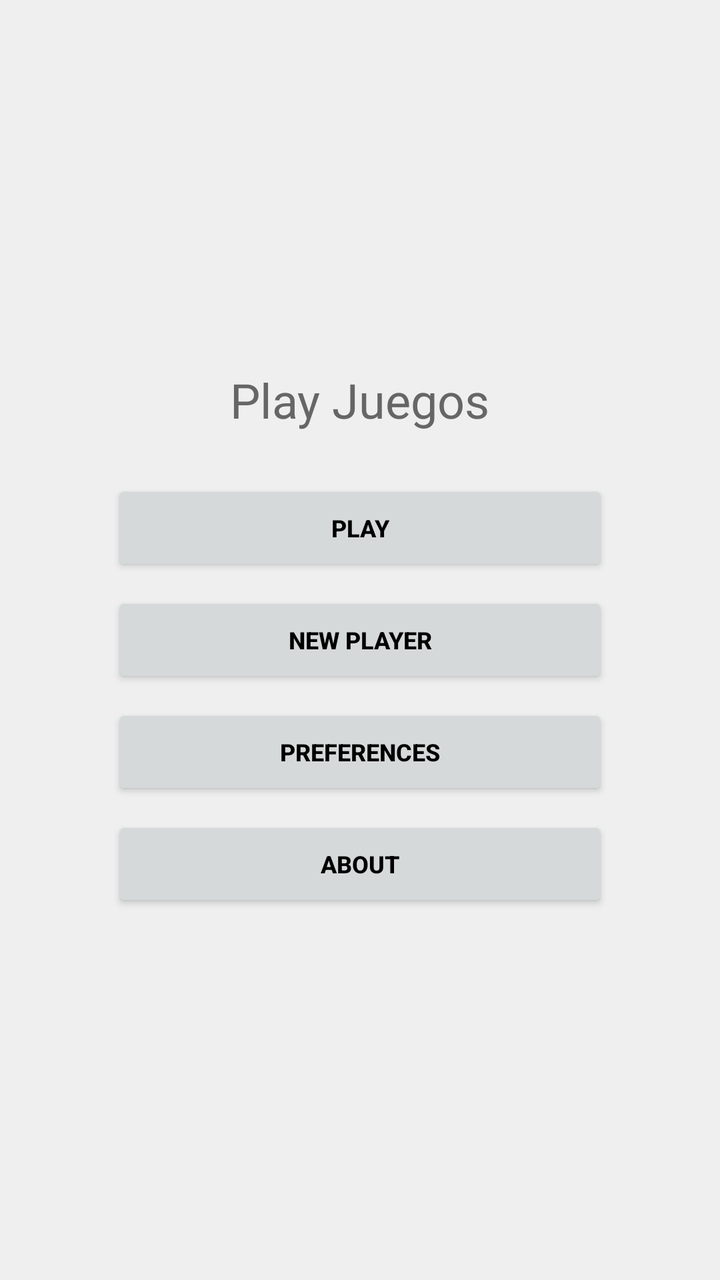
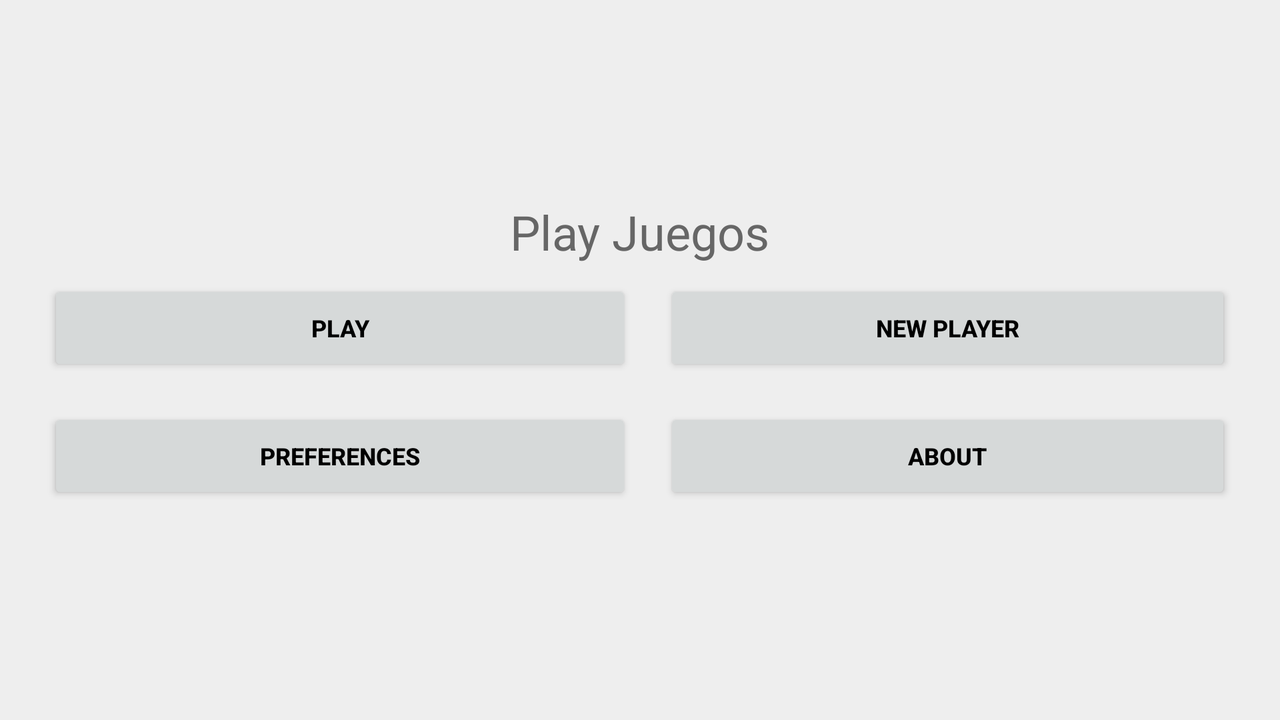

First picture: res/layout/ on a phone held upright. Second picture: the repository's own variant of that layout, on a device whose configuration matches the variant's folder. Source for both follows.
<!-- AndroidManifest.xml: application theme Theme.PrimeraAppMovil -->
<!-- res/layout/activity_main.xml -->
<?xml version="1.0" encoding="utf-8"?>
<LinearLayout xmlns:android="http://schemas.android.com/apk/res/android"
    android:id="@+id/main"
    android:layout_width="match_parent"
    android:layout_height="match_parent"
    xmlns:app="http://schemas.android.com/apk/res-auto"
    android:background="@color/botones"
    android:gravity="center"
    android:orientation="vertical"
    android:padding="16dp">

    <TextView
        android:id="@+id/textView"
        android:layout_width="wrap_content"
        android:layout_height="wrap_content"
        android:layout_marginBottom="24dp"
        android:text="Play Juegos"
        android:textColor="#666666"
        android:textSize="24sp" />

    <Button
        android:id="@+id/button1"
        android:layout_width="match_parent"
        android:layout_height="wrap_content"
        android:layout_marginHorizontal="40dp"
        android:backgroundTint="#D6D9D9"
        android:text="@string/boton1"
        android:textSize="12sp"
        android:textStyle="bold"
        android:textColor="@color/black"
        app:cornerRadius="0dp"/>

    <Button
        android:id="@+id/button2"
        android:layout_width="match_parent"
        android:layout_height="wrap_content"
        android:layout_marginHorizontal="40dp"
        android:layout_marginTop="8dp"
        android:backgroundTint="#D6D9D9"
        android:text="@string/boton2"
        android:textSize="12sp"
        android:textStyle="bold"
        android:textColor="@color/black"
        app:cornerRadius="0dp"/>

    <Button
        android:id="@+id/button3"
        android:layout_width="match_parent"
        android:layout_height="wrap_content"
        android:layout_marginHorizontal="40dp"
        android:layout_marginTop="8dp"
        android:backgroundTint="#D6D9D9"
        android:text="@string/boton3"
        android:textSize="12sp"
        android:textStyle="bold"
        android:textColor="@color/black"
        app:cornerRadius="0dp"/>

    <Button
        android:id="@+id/button4"
        android:layout_width="match_parent"
        android:layout_height="wrap_content"
        android:layout_marginHorizontal="40dp"
        android:layout_marginTop="8dp"
        android:backgroundTint="#D6D9D9"
        android:text="@string/boton4"
        android:textSize="12sp"
        android:textStyle="bold"
        android:textColor="@color/black"
        app:cornerRadius="0dp"/>

</LinearLayout>
<!-- resources referenced by this layout -->
<resources>
  <color name="black">#FF000000</color>
  <color name="botones">#EFEFEF</color>
  <string name="boton1">PLAY</string>
  <string name="boton2">NEW PLAYER</string>
  <string name="boton3">PREFERENCES</string>
  <string name="boton4">ABOUT</string>
  <style name="Theme.PrimeraAppMovil" parent="Base.Theme.PrimeraAppMovil" />
  <style name="Base.Theme.PrimeraAppMovil" parent="Theme.AppCompat.Light.DarkActionBar">
          <item name="colorPrimary">@color/colorPrimary</item>
          <item name="colorPrimaryDark">@color/colorPrimaryDark</item>
      </style>
  <color name="colorPrimary">#18B4FF</color>
  <color name="colorPrimaryDark">#0E8FD0</color>
</resources>
<!-- res/layout-land/activity_main.xml (the repository's variant of the layout above) -->
<!-- drawn on the phone turned sideways -->
<?xml version="1.0" encoding="utf-8"?>
<TableLayout xmlns:android="http://schemas.android.com/apk/res/android"
    xmlns:app="http://schemas.android.com/apk/res-auto"
    android:id="@+id/main"
    android:layout_width="match_parent"
    android:layout_height="match_parent"
    android:background="#EEEEEE"
    android:gravity="center"
    android:padding="16dp"
    android:stretchColumns="0,1">

    <TableRow>
        <TextView
            android:id="@+id/textView"
            android:layout_span="2"
            android:gravity="center"
            android:text="Play Juegos"
            android:textColor="#666666"
            android:textSize="24sp" />
    </TableRow>

    <TableRow>
        <Button
            android:id="@+id/button1"
            android:layout_margin="8dp"
            android:backgroundTint="#D6D9D9"
            android:text="@string/boton1"
            android:textColor="#000000"
            android:textSize="12sp"
            android:textStyle="bold"
            app:cornerRadius="0dp"/>

        <Button
            android:id="@+id/button2"
            android:layout_margin="8dp"
            android:backgroundTint="#D6D9D9"
            android:text="@string/boton2"
            android:textColor="#000000"
            android:textSize="12sp"
            android:textStyle="bold"
            app:cornerRadius="0dp"/>
    </TableRow>

    <TableRow>
        <Button
            android:id="@+id/button3"
            android:layout_margin="8dp"
            android:backgroundTint="#D6D9D9"
            android:text="@string/boton3"
            android:textColor="#000000"
            android:textSize="12sp"
            android:textStyle="bold"
            app:cornerRadius="0dp"/>

        <Button
            android:id="@+id/button4"
            android:layout_margin="8dp"
            android:backgroundTint="#D6D9D9"
            android:text="@string/boton4"
            android:textColor="#000000"
            android:textSize="12sp"
            android:textStyle="bold"
            app:cornerRadius="0dp"/>
    </TableRow>

</TableLayout>
<!-- resources referenced by the variant -->
<!-- as the phone turned sideways resolves them -->
<resources>
  <string name="boton1">PLAY</string>
  <string name="boton2">NEW PLAYER</string>
  <string name="boton3">PREFERENCES</string>
  <string name="boton4">ABOUT</string>
  <style name="Theme.PrimeraAppMovil" parent="Base.Theme.PrimeraAppMovil" />
  <style name="Base.Theme.PrimeraAppMovil" parent="Theme.AppCompat.Light.DarkActionBar">
          <item name="colorPrimary">@color/colorPrimary</item>
          <item name="colorPrimaryDark">@color/colorPrimaryDark</item>
      </style>
  <color name="colorPrimary">#18B4FF</color>
  <color name="colorPrimaryDark">#0E8FD0</color>
</resources>
